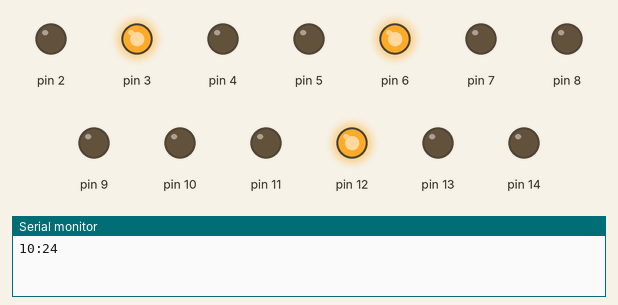
Recording of a sketch running on a simulated Arduino Uno, built with avr-gcc and run on an emulated ATmega328P. Shown: output pins drawn as LEDs (lit = HIGH), the last lines printed to the serial monitor. The local clock reads 2024-03-15 10:24:30 at power-on unless the sketch sets it.

Above: at 0.1 s.
At 30.1 s:
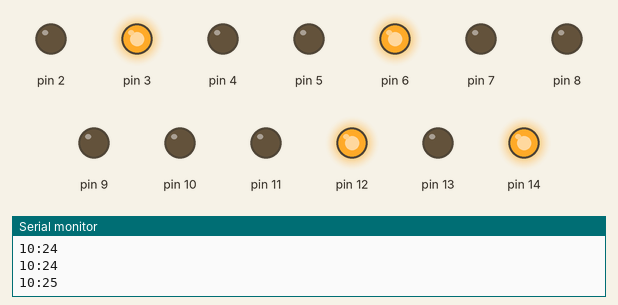
At 90.1 s:
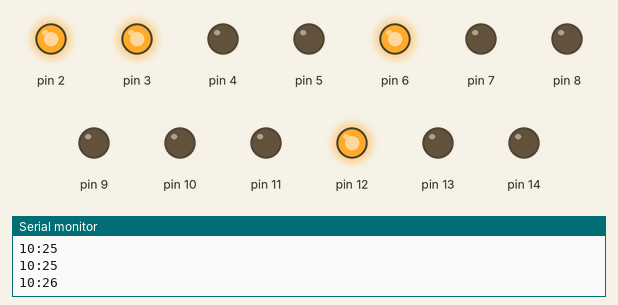
Timing chart, 0 to 91.6 s (numbered marks = the images above):
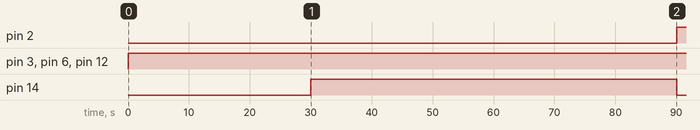

The sketch:

binaryClock.ino
```cpp
// Mehr Infos: http://www.pascals-koenigreich.de/2012/11/binaruhr-teil-1.html

#include <Wire.h>
#include "RTClib.h"

RTC_DS1307 RTC;

void setup () {
    pinMode(14, OUTPUT);pinMode(2, OUTPUT);pinMode(3, OUTPUT);pinMode(4, OUTPUT);pinMode(5, OUTPUT);
    pinMode(6, OUTPUT);pinMode(7, OUTPUT);pinMode(8, OUTPUT);pinMode(9, OUTPUT);pinMode(10, OUTPUT);
    pinMode(11, OUTPUT);pinMode(12, OUTPUT);pinMode(13, OUTPUT);
    Serial.begin(57600);
    Wire.begin();
    RTC.begin();

  if (! RTC.isrunning()) {
    Serial.println("RTC is NOT running!");
    // following line sets the RTC to the date & time this sketch was compiled
    RTC.adjust(DateTime(__DATE__, __TIME__));
  }
}

void loop () {
    DateTime now = RTC.now();

    Serial.print(now.hour(), DEC);
    Serial.print(':');
    Serial.print(now.minute(), DEC);

    int munit = now.minute()%10;
    int hunit = now.hour()%10;

    //now.minute()s units
	if(munit == 1 || munit == 3 || munit == 5 || munit == 7 || munit == 9) {  digitalWrite(14, HIGH);} else {  digitalWrite(14,LOW);}
	if(munit == 2 || munit == 3 || munit == 6 || munit == 7) {digitalWrite(2, HIGH);} else {digitalWrite(2,LOW);}
	if(munit == 4 || munit == 5 || munit == 6 || munit == 7) {digitalWrite(3, HIGH);} else {digitalWrite(3,LOW);}
	if(munit == 8 || munit == 9) {digitalWrite(4, HIGH);} else {digitalWrite(4,LOW);}

	//now.minute()s
	if((now.minute() >= 10 && now.minute() < 20) || (now.minute() >= 30 && now.minute() < 40) || (now.minute() >= 50 && now.minute() < 60))  {digitalWrite(5, HIGH);} else {digitalWrite(5,LOW);}
	if(now.minute() >= 20 && now.minute() < 40)  {digitalWrite(6, HIGH);} else {digitalWrite(6,LOW);}
	if(now.minute() >= 40 && now.minute() < 60) {digitalWrite(7, HIGH);} else {digitalWrite(7,LOW);}

	//now.hour() units
	if(hunit == 1 || hunit == 3 || hunit == 5 || hunit == 7 || hunit == 9) {digitalWrite(8, HIGH);} else {digitalWrite(8,LOW);}
	if(hunit == 2 || hunit == 3 || hunit == 6 || hunit == 7) {digitalWrite(9, HIGH);} else {digitalWrite(9,LOW);}
	if(hunit == 4 || hunit == 5 || hunit == 6 || hunit == 7) {digitalWrite(10, HIGH);} else {digitalWrite(10,LOW);}
	if(hunit == 8 || hunit == 9) {digitalWrite(11, HIGH);} else {digitalWrite(11,LOW);}

	//now.hour()
	if(now.hour() >= 10 && now.hour() < 20)  {digitalWrite(12, HIGH);} else {digitalWrite(12,LOW);}
	if(now.hour() >= 20 && now.hour() < 24)  {digitalWrite(13, HIGH);} else {digitalWrite(13,LOW);}

    Serial.println();
    delay(3000);
}
```

Measured:
- by itself, pin 2: LOW → HIGH at 90.1 s
- by itself, pin 3, pin 6, pin 12: LOW → HIGH at 0.00 s
- by itself, pin 14: LOW → HIGH at 30.0 s, → LOW 60.0 s later
